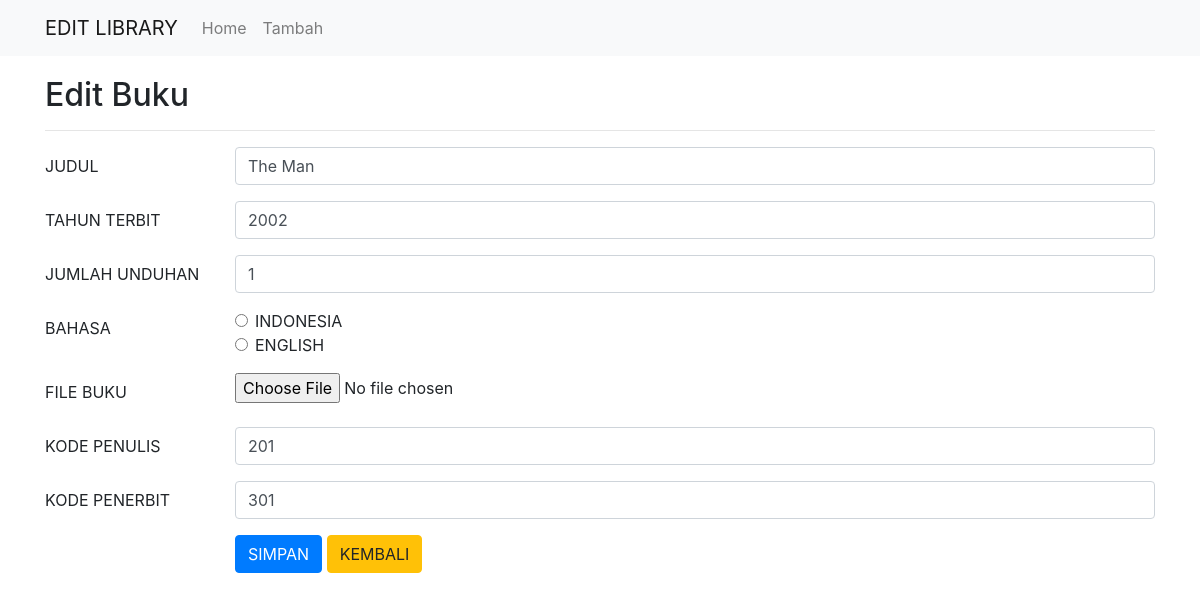
/editBuku.php?id=2001, run on the app's committed database.
### tables this page shows
CREATE TABLE `buku` (
  `id_buku` int(3) NOT NULL,
  `judul` varchar(100) NOT NULL,
  `tahun` int(4) NOT NULL,
  `jml_unduhan` int(15) NOT NULL,
  `bahasa` varchar(20) NOT NULL,
  `book_file` varchar(500) NOT NULL,
  `kd_penerbit` int(3) NOT NULL,
  `kd_penulis` int(3) NOT NULL,
  `is_delete` bit(1) NOT NULL DEFAULT b'0',
  `status_buku` int(11) NOT NULL DEFAULT 0
);

### editBuku.php (the view, shortened to what this page needs)
<?php
include('config.php');
?>
<!DOCTYPE html>
<html>
<head>
	<link rel="stylesheet" href="https://stackpath.bootstrapcdn.com/bootstrap/4.1.3/css/bootstrap.min.css">
</head>
<body>
	<nav class="navbar navbar-expand-lg navbar-light bg-light">
		<div class="container">
			<a class="navbar-brand" href="#">EDIT LIBRARY</a>
			<div class="collapse navbar-collapse" id="navbarSupportedContent">
				<ul class="navbar-nav mr-auto">
					<li class="nav-item">
						<a class="nav-link" href="index.php">Home</a>
					</li>
					<li class="nav-item">
						<a class="nav-link" href="tambah.php">Tambah</a>
					</li>
				</ul>
			</div>
		</div>
	</nav>
	<div class="container" style="margin-top:20px">
		<h2>Edit Buku</h2>
		<hr>
		<?php
		if(isset($_GET['id'])){
			$id = $_GET['id'];
			$select = mysqli_query($conn, "SELECT * FROM buku WHERE id_buku='$id'") or die(mysqli_error($conn));
			if(mysqli_num_rows($select) == 0){
				echo '<div class="alert alert-warning">ID tidak ada dalam database.</div>';
				exit();
			}else{
				$data = mysqli_fetch_assoc($select);
			}
		}
		?>
		<form action="editBuku.php?id=<?php echo $id; ?>" method="post" enctype="multipart/form-data">
			<div class="form-group row">
				<label class="col-sm-2 col-form-label">JUDUL</label>
				<div class="col-sm-10">
					<input type="text" name="judul" class="form-control" size="4" value="<?php echo $data['judul']; ?>"  required>
				</div>
			</div>
			<div class="form-group row">
				<label class="col-sm-2 col-form-label">TAHUN TERBIT</label>
				<div class="col-sm-10">
					<input type="text" name="tahun" class="form-control" value="<?php echo $data['tahun']; ?>" required>
				</div>
			</div>
			<div class="form-group row">
				<label class="col-sm-2 col-form-label">JUMLAH UNDUHAN</label>
				<div class="col-sm-10">
					<input type="text" name="jml_unduhan" class="form-control" value="<?php echo $data['jml_unduhan']; ?>" required>
				</div>
			</div>
			<div class="form-group row">
				<label class="col-sm-2 col-form-label">BAHASA</label>
				<div class="col-sm-10">
					<div class="form-check">
						<input type="radio" class="form-check-input" name="bahasa" value="Indonesia" <?php if($data['bahasa'] == 'INDONESIA'){ echo 'checked'; } ?> required>
						<label class="form-check-label">INDONESIA</label>
					</div>
					<div class="form-check">
						<input type="radio" class="form-check-input" name="bahasa" value="English" <?php if($data['bahasa'] == 'ENGLISH'){ echo 'checked'; } ?> required>
						<label class="form-check-label">ENGLISH</label>
					</div>
				</div>
			</div>
			<div class="form-group row">
				<label class="col-sm-2 col-form-label">FILE BUKU</label>
				<div class="col-sm-10">
					<input type="file" name="new_book_file">
				</div>
			</div>
			<div class="form-group row">
				<label class="col-sm-2 col-form-label">KODE PENULIS</label>
				<div class="col-sm-10">
					<input type="number" name="kd_penulis" class="form-control" value="<?php echo $data['kd_penulis']; ?>" required>
				</div>
			</div>
			<div class="form-group row">
				<label class="col-sm-2 col-form-label">KODE PENERBIT</label>
				<div class="col-sm-10">
					<input type="number" name="kd_penerbit" class="form-control" value="<?php echo $data['kd_penerbit']; ?>" required>
				</div>
			</div>
			<div class="form-group row">
				<label class="col-sm-2 col-form-label">&nbsp;</label>
				<div class="col-sm-10">
					<input type="submit" name="submit" class="btn btn-primary" value="SIMPAN">
					<a href="index.php" class="btn btn-warning">KEMBALI</a>
				</div>
			</div>
		</form>
	</div>
</body>
</html>

### data on the page
buku: judul "The Man", tahun "2002", jml_unduhan "1", kd_penulis "201", kd_penerbit "301"
